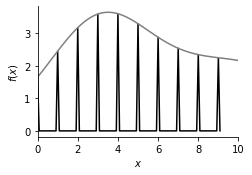

The Python source for this figure:
# -*- coding: utf-8 -*-
"""
Created on Sun Jul 24 09:18:07 2022

@author: 91992
"""

import numpy as np
import matplotlib.pyplot as plt
import sys

def Gaussian(x,centre,sigma,amplitude=1):
    return amplitude*(np.exp(-(x-centre)**2/(2*sigma**2)))


def f(x): 
    return Gaussian(x,centre=10,sigma=4.4,amplitude=2.5)+Gaussian(x,centre=3,sigma=2.5,amplitude=3.0)-0.04*x

def UnBox(ax=None):
    if not ax: ax = plt.gca() #Get current Axis
    ax.spines['right'].set_color('none')
    ax.spines['top'].set_color('none')
    ax.xaxis.set_ticks_position('bottom')
    ax.yaxis.set_ticks_position('left')
    
def ShowOrSave():
    if len(sys.argv)==1:
        plt.show()
    else:
        plotFile=sys.argv[1]
        plt.savefig(plotFile,bbox_inches="tight")
    
plt.figure(figsize=(6*0.6,4*0.6))
offset=0.08
newx=[]
newy=[]
for i in range(10):
    newx+=[i-offset,i,i+offset]
    newy+=[0,f(i),0]
plt.plot(newx,newy,color='0.0')
x=np.linspace(0,10,100)
y=f(x)
plt.plot(x,y,color='0.5')
plt.xlim(0,10)
plt.xlabel("$x$")
plt.ylabel("$f(x)$")
UnBox()
ShowOrSave()
